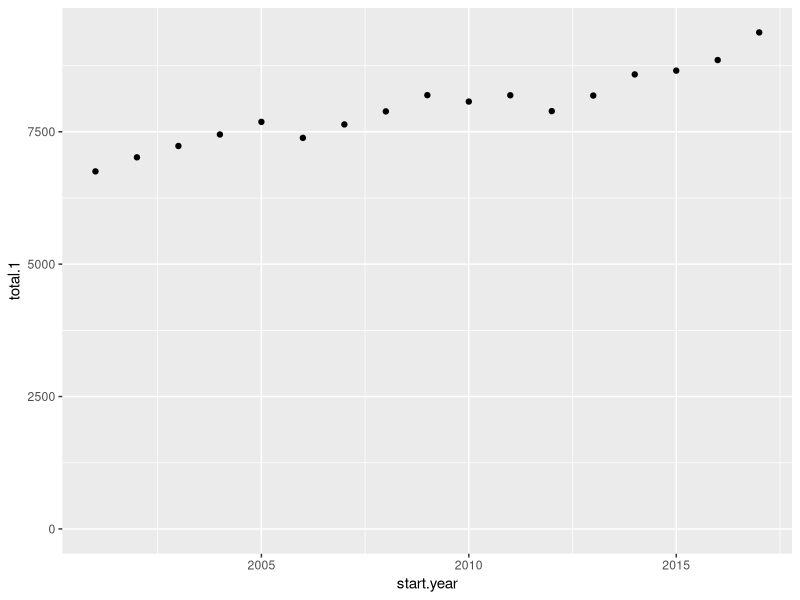
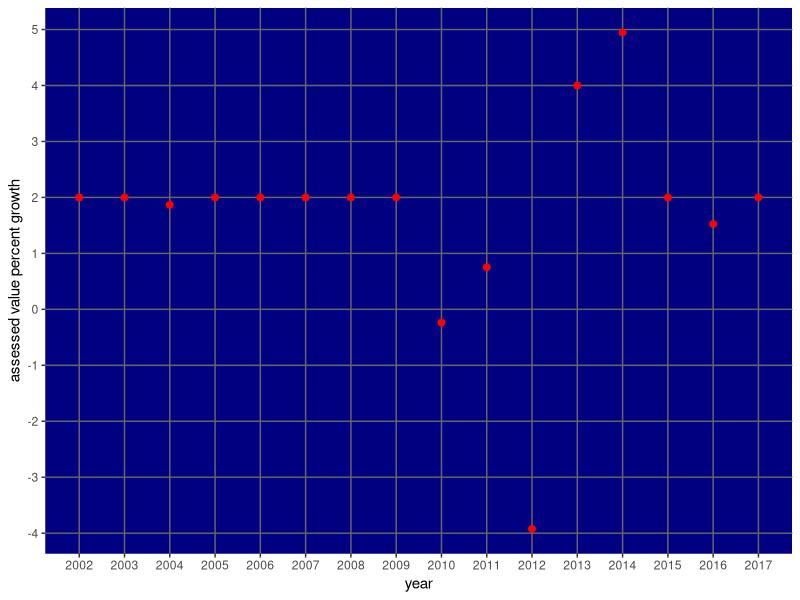

The R source for these figures, in order:
library(ggplot2)

data <- read.csv("proptax.csv")
data$start.year <- as.integer(substr(data$year, 1, 4))
p <- ggplot(data, aes(x=start.year, y=total.1)) + geom_point() + ylim(0, NA)
data$total.growth <- numeric(nrow(data))
data$taxable.growth <- numeric(nrow(data))

# increases <- data.frame(year <- integer(nrow(data) - 1), total.growth <- numeric(nrow(data) - 1), taxable.growth <- numeric(nrow(data) - 1))
for (i in 2:nrow(data)) {
  # increases$year[i - 1] <- data$start.year[i]
  # increases$total.growth[i - 1] <- data$total.1[i] / data$total.1[i - 1]
  # increases$taxable.growth[i - 1] <- data$taxable.value[i] / data$taxable.value[i - 1]
  data$total.growth[i] <- data$total[i] / data$total[i - 1]
  data$taxable.growth[i] <- data$taxable.value[i] / data$taxable.value[i - 1]
}

# increases$taxable.percent.growth <- (increases$taxable.growth - 1) * 100
data$total.percent.growth <- (data$total.growth - 1) * 100
x.breaks <- min(data$start.year):max(data$start.year)
y.breaks <- as.integer((min(data$total.percent.growth) - 1):(max(data$total.percent.growth) + 1))
p2 <- ggplot(data[-1,], aes(x=start.year, y=total.percent.growth)) +
  geom_point(color="red", size=2) +
  scale_x_continuous("year", breaks=x.breaks) +
  scale_y_continuous("assessed value percent growth", breaks=y.breaks) +
  theme(panel.grid.minor = element_blank(), panel.grid.major = element_line(color="gray40"), panel.background = element_rect(fill="navy"))